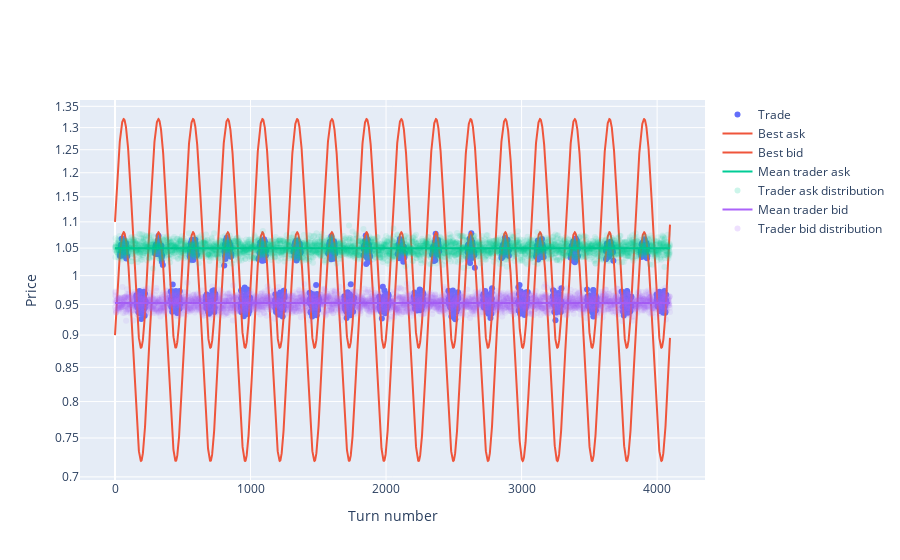

Write notebook code for a chart like this one.
### Code cell
trades_plot(turn_results)

### Figure 1 — Plotly figure (JSON) as saved in the notebook; plotly's stock layout.template omitted (floating-point values rounded to 4 significant figures; data arrays with more than 128 entries replaced by an {"elided": "..."} marker saying what was removed)
{"data": [{"marker": {"color": "#636EFA"}, "mode": "markers", "name": "Trade", "type": "scatter", "x": {"elided": "1849 int values"}, "y": {"elided": "1849 float values"}}, {"marker": {"color": "#EF553B"}, "name": "Best ask", "type": "scatter", "y": {"elided": "4096 float values"}}, {"marker": {"color": "#EF553B"}, "name": "Best bid", "type": "scatter", "y": {"elided": "4096 float values"}}, {"marker": {"color": "#00CC96"}, "name": "Mean trader ask", "type": "scatter", "y": {"elided": "4096 float values"}}, {"marker": {"color": "#00CC96", "opacity": 0.1}, "mode": "markers", "name": "Trader ask distribution", "type": "scatter", "x": {"elided": "4096 int values"}, "y": {"elided": "4096 float values"}}, {"marker": {"color": "#AB63FA"}, "name": "Mean trader bid", "type": "scatter", "y": {"elided": "4096 float values"}}, {"marker": {"color": "#AB63FA", "opacity": 0.1}, "mode": "markers", "name": "Trader bid distribution", "type": "scatter", "x": {"elided": "4096 int values"}, "y": {"elided": "4096 float values"}}], "layout": {"xaxis": {"title": {"text": "Turn number"}}, "yaxis": {"title": {"text": "Price"}, "type": "log"}}}
